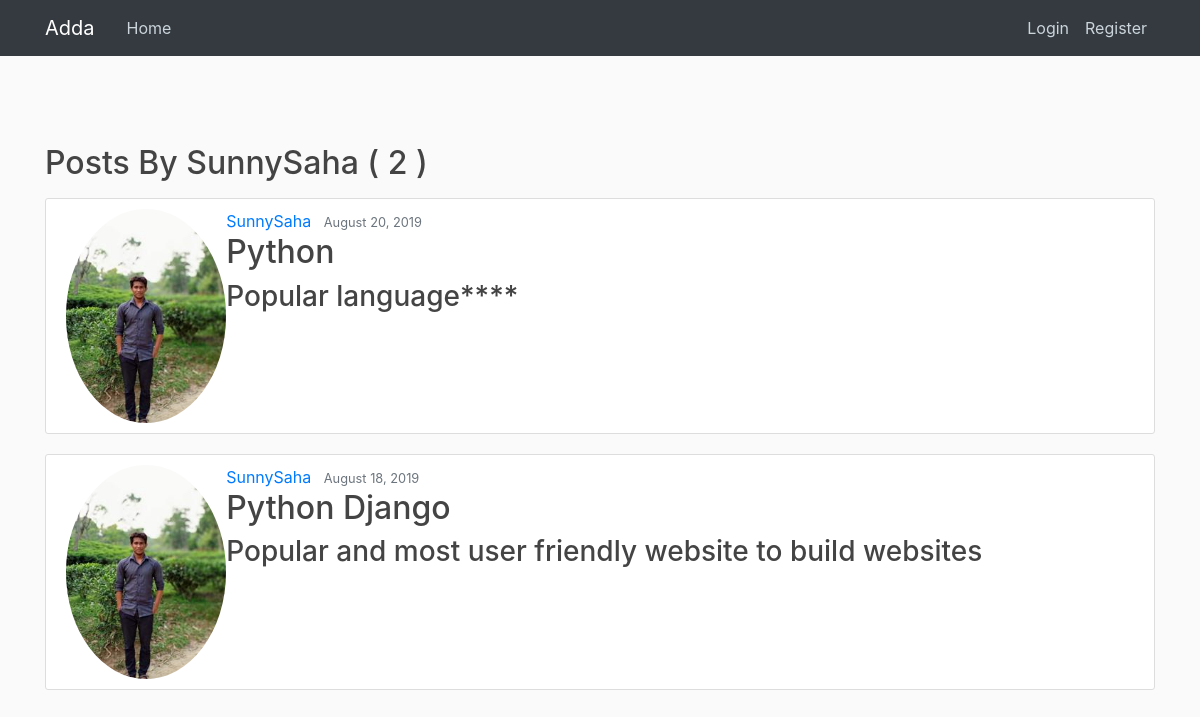
Screenshot of /user/SunnySaha with the database file from the repository.
### easyshare/models.py (models this page shows, shortened)
class Posts(models.Model):
    title = models.CharField(max_length=250)
    content = models.TextField()
    date_posted = models.DateTimeField(default=timezone.now)
    author = models.ForeignKey(User, on_delete=models.CASCADE)

### users/models.py (models this page shows, shortened)
class Profile(models.Model):
    user = models.OneToOneField(User, on_delete=models.CASCADE)
    image = models.ImageField(default='default.jpg', upload_to='profile_pics')

### easyshare/views.py (the view)
# urls.py: path('user/<str:username>', UserpostListview.as_view(), name='user-posts'),
class UserpostListview(ListView):
    model = Posts
    template_name = 'easyshare/user_post.html'
    context_object_name = 'items'
    paginate_by = 4
    def get_queryset(self):
        user = get_object_or_404(User, username=self.kwargs.get('username'))
        return Posts.objects.filter(author=user).order_by('-date_posted')

### easyshare/templates/easyshare/user_post.html (shortened to what this page needs)
{% extends 'easyshare/base.html'%}
{% block content %}
    <h2 class="mt-3 mb-3 ">Posts By {{ view.kwargs.username }} ( {{ page_obj.paginator.count}} )</h2>
    {% for item in items %}
        <article class="media content-section">
            <img class="rounded-circle img-responsive" width="15%" src="{{ item.author.profile.image.url }}"/>
            <div class="media-body">
                <div class="article-metadata">
                     <a class="mr-2" href="{% url 'user-posts' item.author.username %}">{{ item.author }}</a>
                     <small class="text-muted">{{ item.date_posted|date:"F d, Y" }}</small>
                 </div>
                     <h2><a class="article-title" href="{% url 'post_details' item.id %}">{{ item.title }}</a></h2>
                    <h3> {{ item.content }}</h3>
            </div>
         </article>
    {% endfor %}
{% endblock content %}

### easyshare/static/easyshare/main.css (style rules this page uses)
body { background: #fafafa; color: #333333; margin-top: 5rem; }
h1, h2, h3, h4, h5, h6 { color: #444444; }
.content-section { background: #ffffff; padding: 10px 20px; border: 1px solid #dddddd; border-radius: 3px; margin-bottom: 20px; }
.article-title { color: #444444; }

### rows the page displays
Posts: author.profile.image (picture), author "SunnySaha", date_posted "August 20, 2019", title "Python", content "Popular language****"
Posts: author.profile.image (picture), author "SunnySaha", date_posted "August 18, 2019", title "Python Django", content "Popular and most user friendly website to build websites"

### other values shown
{{ view.kwargs.username }} "SunnySaha"
{{ page_obj.paginator.count }} "2"
